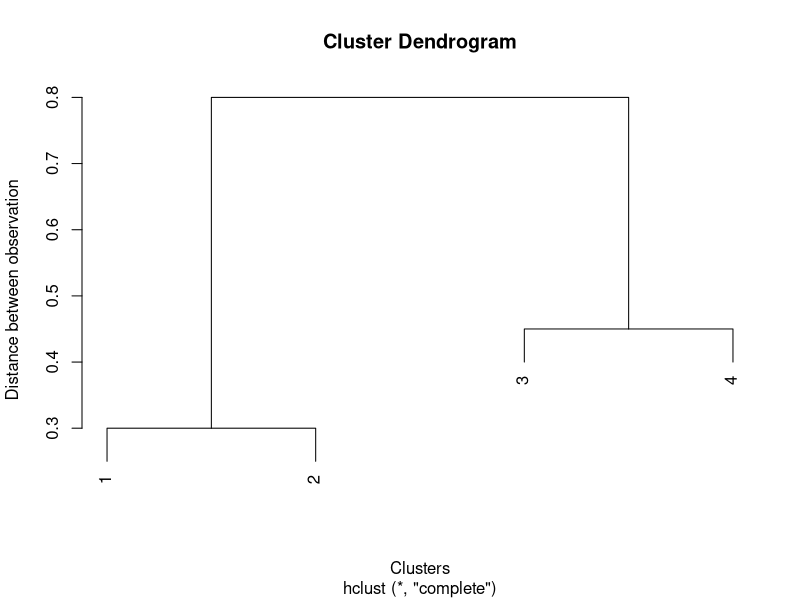
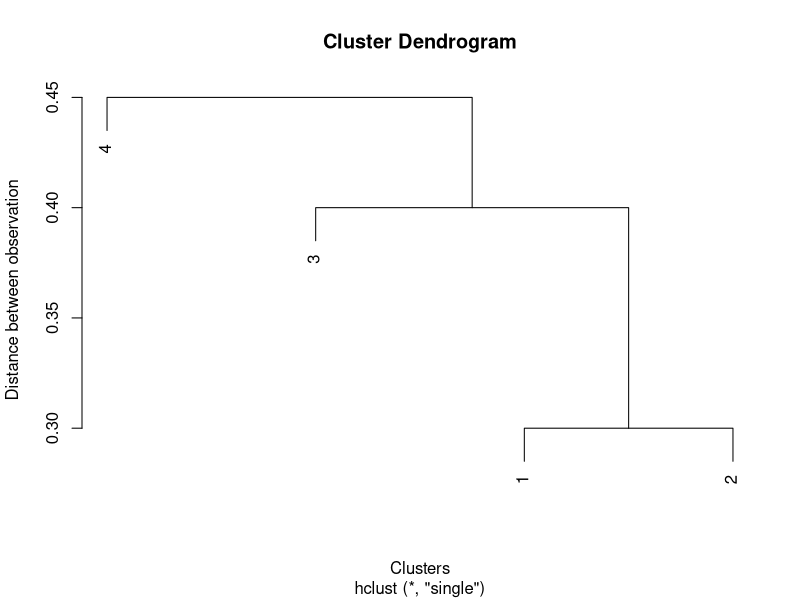
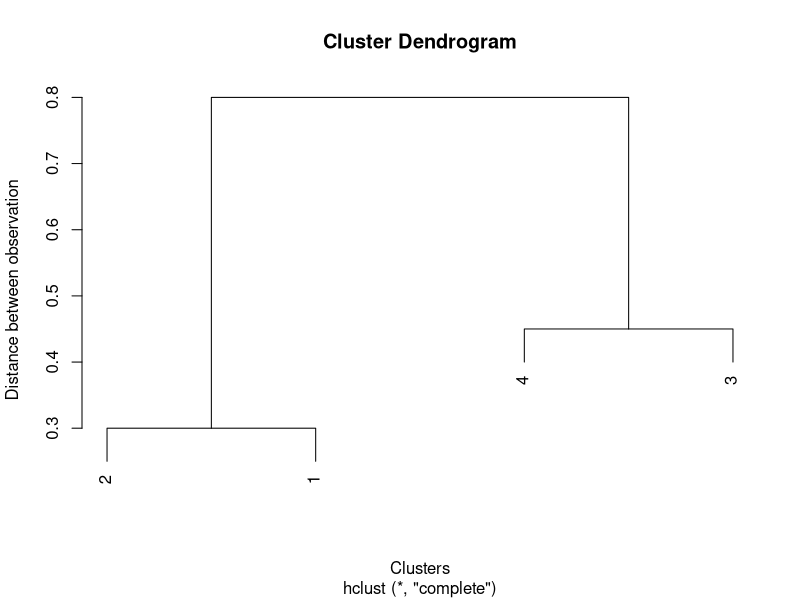

Write R code to recreate these figures, in order.
#a
d = as.dist(matrix(c(0, 0.3, 0.4, 0.7, 
                     0.3, 0, 0.5, 0.8,
                     0.4, 0.5, 0.0, 0.45,
                     0.7, 0.8, 0.45, 0.0), nrow=4))
clust= hclust(d, method="complete")
plot(clust,xlab= "Clusters", ylab= "Distance between observation")

#b

clust= hclust(d, method="single")
plot(clust,xlab= "Clusters", ylab= "Distance between observation")

#e

plot(hclust(d, method="complete"), labels=c(2,1,4,3), xlab= "Clusters", ylab= "Distance between observation")
